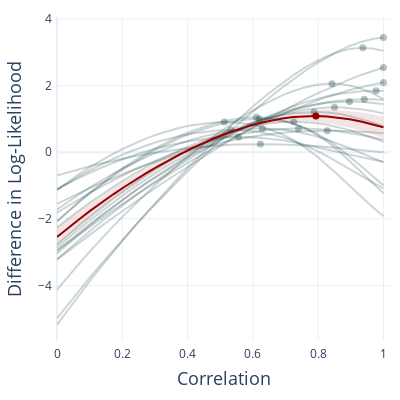

Source (notebook cell):
### Code cell
T, theta, M = do_sim_corrpcm(corr=0.7, signal=0.8, n_sim=20, nsteps=30, randseed=11)
fig = plot_Figure4(T, theta, M)
fig.update_layout(width=400, height=400)
fig.show()
